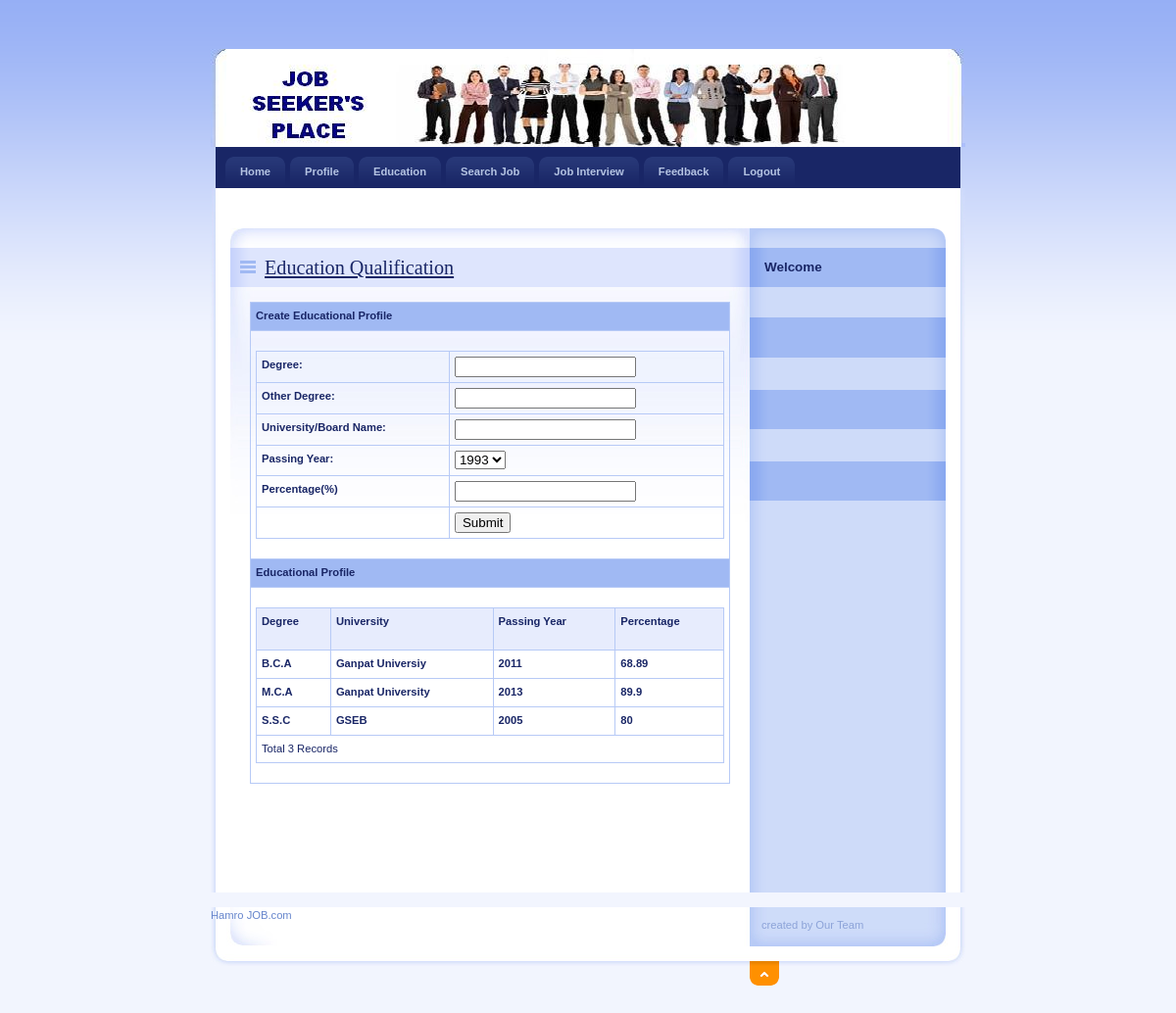
The page /JobSeeker/Education.php (signed in) on the database its author committed.
### tables this page shows
CREATE TABLE `jobseeker_education` (
  `EduId` int(11) NOT NULL,
  `JobSeekId` int(11) NOT NULL,
  `Degree` varchar(20) NOT NULL,
  `University` varchar(100) NOT NULL,
  `PassingYear` mediumint(9) NOT NULL,
  `Percentage` float NOT NULL
);

### JobSeeker/Education.php (the view, shortened to what this page needs)
<!DOCTYPE html PUBLIC "-//W3C//DTD XHTML 1.0 Strict//EN" "http://www.w3.org/TR/xhtml1/DTD/xhtml1-strict.dtd">
<html xmlns="http://www.w3.org/1999/xhtml" xml:lang="cs" lang="cs">
<head>
    <link rel="stylesheet" media="screen,projection" type="text/css" href="./css/main.css" />
    <link rel="stylesheet" media="print" type="text/css" href="./css/print.css" />
    <link rel="stylesheet" media="aural" type="text/css" href="./css/aural.css" />
    <link href="../SpryAssets/SpryValidationTextField.css" rel="stylesheet" type="text/css" />
</head>
<body id="www-url-cz">
<div id="main" class="box">
<?php
include "Header.php"
?>
<?php
include "menu.php"
?>
    <div id="page" class="box">
    <div id="page-in" class="box">
        <div id="strip" class="box noprint">
            <p id="breadcrumbs">&nbsp;</p>
        </div>
        <div id="content">
            <div class="article">
                <h2><span><a href="#">Education Qualification </a></span></h2>
              <table width="100%" border="1" cellspacing="2" cellpadding="2">
                  <tr>
                    <td bgcolor="#A0B9F3"><strong>Create Educational Profile</strong></td>
                  </tr>
                  <tr>
                    <td><form id="form1" method="post" action="InsertEdu.php">
                      <table width="100%" border="0" cellspacing="0" cellpadding="0">
                        <tr>
                          <td><strong>Degree:</strong></td>
                          <td>
                          <input type="text" name="cmbQual" id="cmbQual">
                          </td>
                        </tr>
                        <tr>
                          <td><strong>Other Degree:</strong></td>
                          <td><label>
                            <input type="text" name="txtOther" id="txtOther" />
                          </label></td>
                        </tr>
                        <tr>
                          <td><strong>University/Board Name:</strong></td>
                          <td><span id="sprytextfield1">
                            <label>
                            <input type="text" name="txtBoard" id="txtBoard" />
                            </label>
                          <span class="textfieldRequiredMsg">A value is required.</span></span></td>
                        </tr>
                        <tr>
                          <td><strong>Passing Year:</strong></td>
                          <td><label>
                            <select name="cmbYear" id="cmbYear">
                              <option>1993</option>
                            </select>
                          </label></td>
                        </tr>
                        <tr>
                          <td><strong>Percentage(%)</strong></td>
                          <td><span id="sprytextfield2">
                            <label>
                            <input type="text" name="txtPer" id="txtPer" />
                            </label>
                          <span class="textfieldRequiredMsg">A value is required.</span></span></td>
                        </tr>
                        <tr>
                          <td>&nbsp;</td>
                          <td><label>
                            <input type="submit" name="button" id="button" value="Submit" />
                          </label></td>
                        </tr>
                      </table>
                                        </form>
                    </td>
                  </tr>
                  <tr>
                    <td bgcolor="#A0B9F3"><strong>Educational Profile</strong></td>
                  </tr>
                  <tr>
                    <td><table width="100%" border="1" cellpadding="1" cellspacing="2" bordercolor="#006699" >
                      <tr>
                        <th height="32" bgcolor="#006699" class="style3"><div align="left" class="style9 style5 style2"><strong>Degree</strong></div></th>
                        <th bgcolor="#006699" class="style3"><div align="left" class="style9 style5 style2"><strong>University</strong></div></th>
                        <th bgcolor="#006699" class="style3"><div align="left" class="style9 style5 style2"><strong>Passing Year</strong></div></th>
                         <th bgcolor="#006699" class="style3"><div align="left" class="style9 style5 style2"><strong>Percentage</strong></div></th>
                      </tr>
                      <?php
					  $ID=$_SESSION['ID'];
$con = mysqli_connect("localhost","root","","job");
$sql = "select * from JobSeeker_Education where JobSeekId='".$ID."'";
$result = mysqli_query($con,$sql);
while($row = mysqli_fetch_array($result))
{
$Degree=$row['Degree'];
$Univ=$row['University'];
$Passing=$row['PassingYear'];
$Per=$row['Percentage'];
?>
                      <tr>
                        <td class="style3"><div align="left" class="style9 style5"><strong><?php echo $Degree;?></strong></div></td>
                        <td class="style3"><div align="left" class="style9 style5"><strong><?php echo $Univ;?></strong></div></td>
                        <td class="style3"><div align="left" class="style9 style5"><strong><?php echo $Passing;?></strong></div></td>
                         <td class="style3"><div align="left" class="style9 style5"><strong><?php echo $Per;?></strong></div></td>
                      </tr>
                      <?php
}
$records = mysqli_num_rows($result);
?>
                      <tr>
                        <td colspan="4" class="style3"><div align="left" class="style12"><?php echo "Total ".$records." Records"; ?> </div></td>
                      </tr>
                    </table></td>
                  </tr>
                </table>
                <p>&nbsp;</p>
                <p class="btn-more box noprint">&nbsp;</p>
          </div>
        </div>
<?php
include "right.php"
?>
    </div>
    </div>
<?php
include "footer.php"
?>
</div>
</body>
</html>

### JobSeeker/css/main.css (style rules this page uses)
* { min-height:1px; }
body { border:0; margin:0; padding:0; background:#F2F5FE url("../design/bg.gif") 0 0 repeat-x; font:70%/160% "verdana",sans-serif; color:#192666; _text-align:center; }
a { color:#192666; }
p { border:0; margin:15px 0; padding:0; }
div { display:block; border:0; margin:0; padding:0; }
h1, h2, h3, h4, h5 { border:0; margin:15px 0 10px 0; padding:0; font-weight:bold; }
h2 { font-size:180%; line-height:100%; font-family:"georgia",serif; font-weight:normal; }
table { display:table; border-collapse:collapse; margin:15px 0; padding:0; border:1px solid #B7CAF6; font-size:100%; }
tr { display:table-row; }
th, td { display: table-cell; border:1px solid #B7CAF6; margin:0; padding:5px; vertical-align:top; text-align:left; }
th { background:#E7ECFD; text-align:center; color:#192666; font-weight:bold; }
form { border:0; margin:0; padding:0; }
a, img, span { border:0; margin:0; padding:0; }
strong, .strong { font-weight:bold; }
.box { min-height:1px; _height:1px; }
.box:after { content:"."; display:block; line-height:0px; font-size:0px; visibility:hidden; clear:both; }
#main { width:770px; margin:50px auto 0 auto; _text-align:left; }
#page { width:770px; min-height:1px; background:#FFF url("../design/bg_page.gif") 0 0 repeat-y; _height:1px; }
#page-in { min-height:1px; padding:10px 0; background:url("../design/bg_page_in.jpg") 0 0 no-repeat; _height:1px; }
#strip { position:relative; clear:both; padding:3px 20px 10px 20px; color:#6182D1; }
#strip p { margin:0; }
#strip #breadcrumbs { width:520px; margin:0; padding:0; }
#content { float:left; width:530px; _width:550px; margin:0; padding:0 0 0 20px; }
#content .article { clear:both; margin:0; padding:20px; background:url("../design/content_article_bg.jpg") 0 0 no-repeat; }
#content .article h2 { margin:0 -20px; padding:10px; background:#DEE5FD url("../design/content_title_bg.gif") 0 0 repeat-y; color:#192666; }
#content .article h2 span { background:url("../design/ico_list.gif") 0 50% no-repeat; padding-left:25px; }
#content .article p { text-align:justify; }
#content .btn-more { margin:0 0 15px 0; padding:0; border:0; position:relative; }

### JobSeeker/css/print.css (style rules this page uses)
body { border:0; margin:0; padding:0; font-size:12pt }
a { color:#000; text-decoration:none; }
h1, h2, h3 { page-break-after:avoid; page-break-inside:avoid; }
table { border-collapse: collapse; border-width:1px; border-style:solid; }
th, td { display:table-cell; border-width:1px; border-style:solid; }
.noprint { display:none; }

### JobSeeker/css/aural.css (style rules this page uses)
body { voice-family:paul,male; volume:loud; speech-rate:slow; richness:90; stress:20; }
h1, h2, h3, h4, h5 { cue-before:url("ping.au"); }
p, table { pause:50ms; }
strong { pitch:medium; pitch-range:60; stress:90; richness:90; }

### rows shown on the page
jobseeker_education: Degree "B.C.A", University "Ganpat Universiy", PassingYear "2011", Percentage "68.89"
jobseeker_education: Degree "M.C.A", University "Ganpat University", PassingYear "2013", Percentage "89.9"
jobseeker_education: Degree "S.S.C", University "GSEB", PassingYear "2005", Percentage "80"

### other values the page prints
$records "3"
